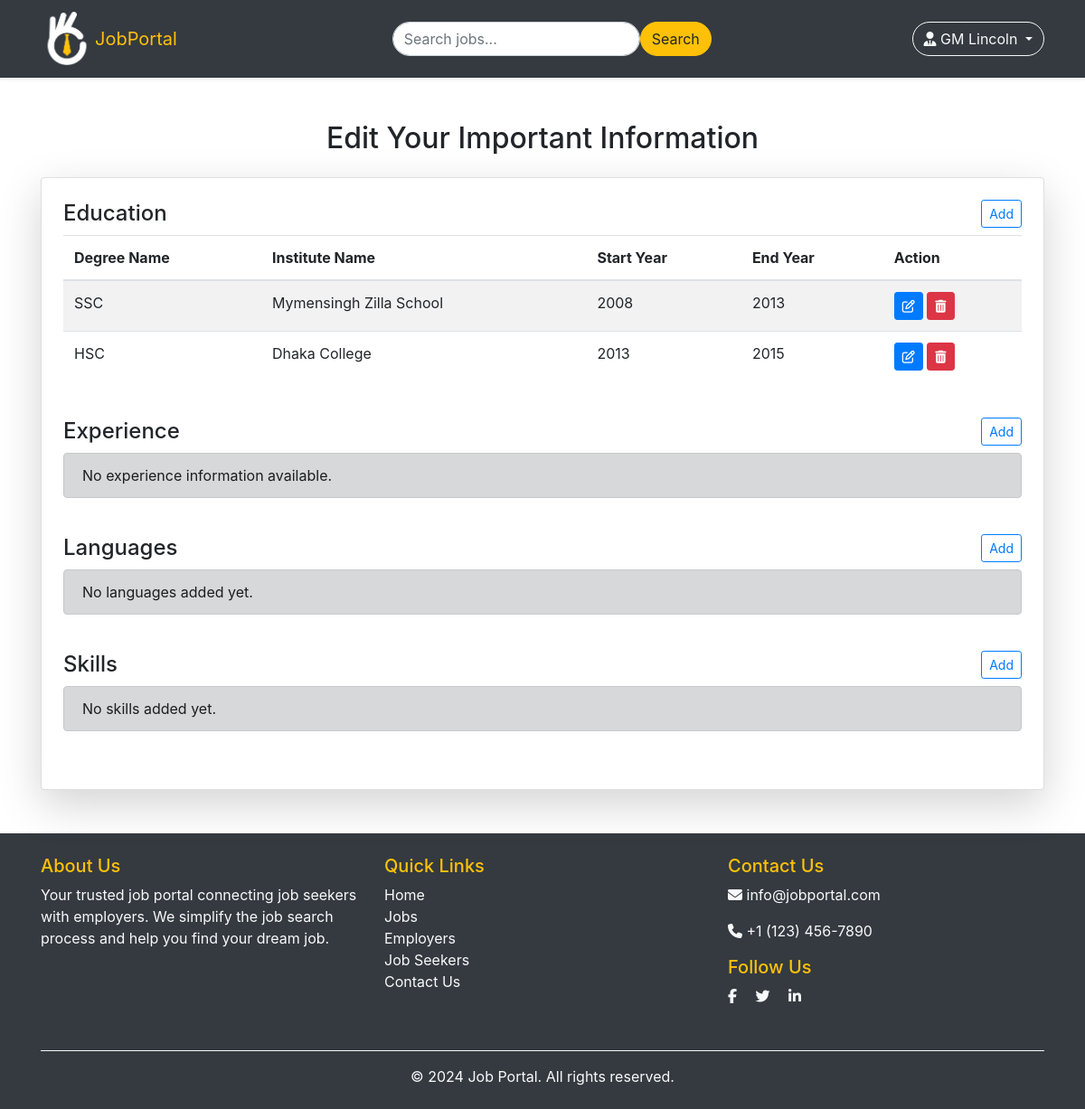
Page /updateAll/ (signed in) on the earlier database version.
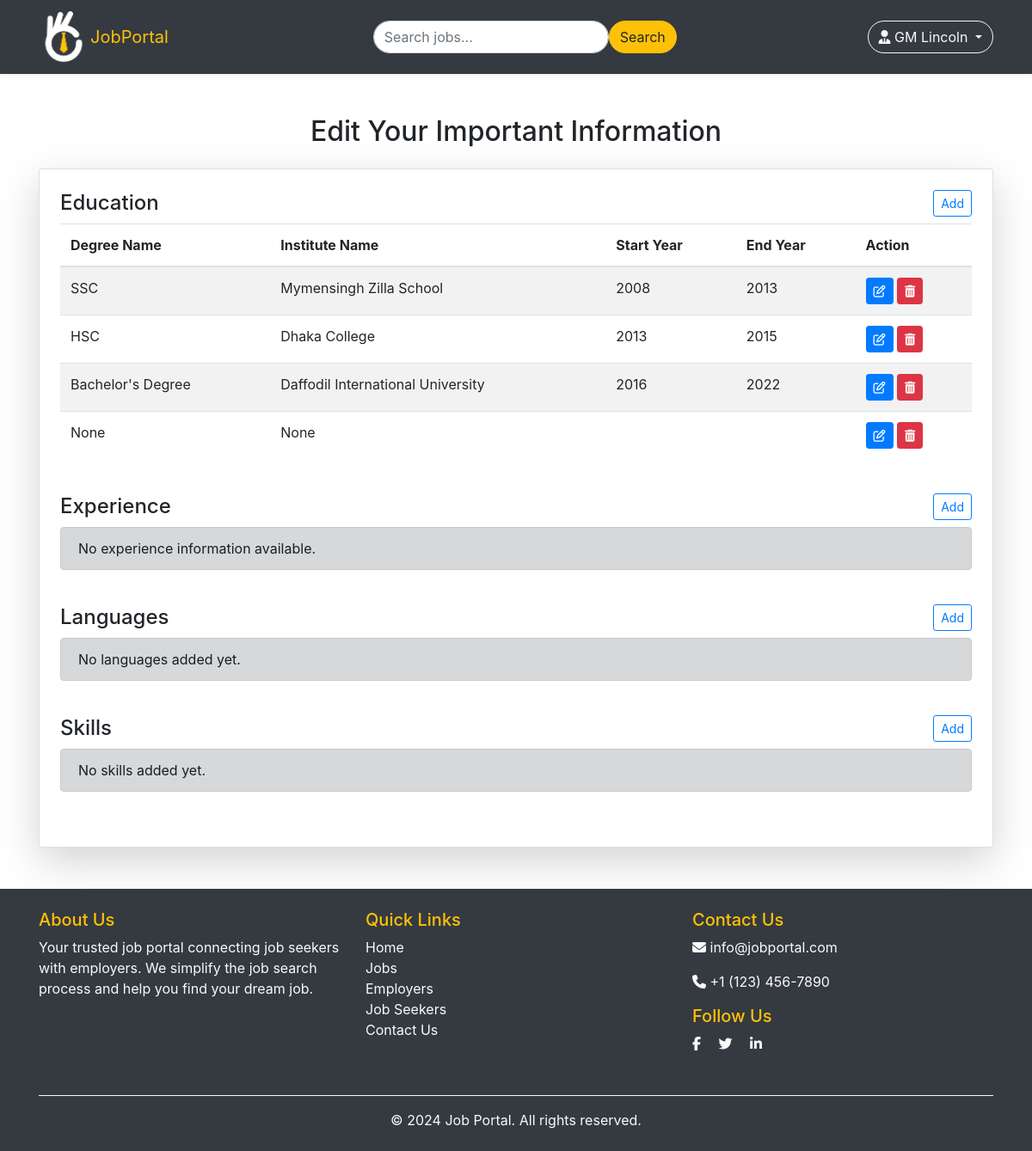
Same page on the later database version.
### myApp/models.py (models this page shows, shortened)
class Education_Model(models.Model):
    user = models.ForeignKey(Custom_User, null=True, on_delete=models.CASCADE)
    institute_name = models.CharField(max_length=200, null=True)
    degree_name = models.CharField(max_length=100, null=True)
    field_of_study = models.CharField(max_length=200, null=True)
    start_date = models.DateField(max_length=30, null=True)
    end_date = models.DateField(max_length=30, null=True)
    class Meta:
        unique_together = ('user','institute_name','degree_name')

### myProject/views.py (the view)
# urls.py: path('updateAll/', updateAll, name='updateAll'),
def updateAll(req):
    current_user = req.user
    education_info = Education_Model.objects.filter(user = current_user)
    experience_info = Experience.objects.filter(user=current_user)
    context = {
        'education_info':education_info,
        'experience_info':experience_info,
    }
    return render(req, 'job_seeker/update-all.html', context)

### templates/job_seeker/update-all.html (shortened to what the changed rows need)
{% extends 'common/base.html' %}
{% block body %}
<div class="container mt-5">
    <h2 class="text-center mb-4">Edit Your Important Information</h2>
    <div class="card shadow-lg p-4">
        <div class="mb-4">
            {% if education_info %}
            <table class="table table-striped">
                <thead>
                    <tr>
                        <th>Degree Name</th>
                        <th>Institute Name</th>
                        <th>Start Year</th>
                        <th>End Year</th>
                        <th>Action</th>
                    </tr>
                </thead>
                <tbody>
                    {% for e in education_info %}
                    <tr>
                        {% if e.degree_name == 'ssc' or e.degree_name == 'hsc' %}
                        <td>{{ e.degree_name| upper }}</td>
                        {% elif e.degree_name == 'bachelor' or e.degree_name == 'master' %}
                        <td>{{e.degree_name | capfirst}}'s Degree</td>
                        {% else %}
                        <td>{{e.degree_name | capfirst}}</td>
                        {% endif %}
                        <td>{{ e.institute_name }}</td>
                        <td>{{ e.start_date|date:"Y" }}</td>
                        <td>{{ e.end_date|date:"Y" }}</td>
                        <td>
                            <a href="{% url 'updateEducation' e.id %}" class="btn btn-primary btn-sm">
                                <i class="fa-regular fa-pen-to-square"></i>
                            </a>
                            <a href="{% url 'deleteEducation' e.id %}" class="btn btn-danger btn-sm">
                                <i class="fa-solid fa-trash-can"></i>
                            </a>
                        </td>
                    </tr>
                    {% endfor %}
                </tbody>
            </table>
            {% else %}
            <div class="alert alert-dark">
                No educational information available.
            </div>
            {% endif %}
        </div>
    </div>
</div>
{% endblock body %}

Differences in the rows shown:
added Education_Model: degree_name "Bachelor", institute_name "Daffodil International University", start_date "2016", end_date "2022"
added Education_Model: degree_name "None", institute_name "None"
